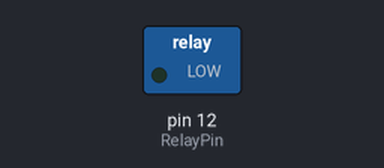
The sketch below on a simulated Arduino Uno, built with avr-gcc and run on an emulated ATmega328P. Parts: switched loads named in the sketch (green lamp = pin HIGH).

Above: at 2.5 s.
At 7.5 s:
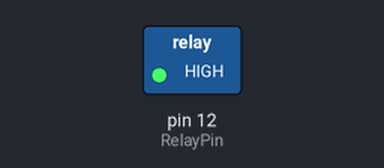
Timing chart, 0 to 13.0 s (numbered marks = the images above):
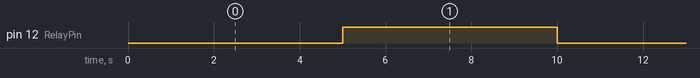

Measured:
- by itself, pin 12 (RelayPin): alternates HIGH for 5.0 s and LOW for 5.0 s

The sketch:

Relay_firstTry.ino
```cpp
#define RelayPin  12// 12 is the output pin from the Arduino


void setup() {

  // sets the pin as output
  pinMode(RelayPin,OUTPUT);


}

void loop() {

   //we have a electric magnet
   digitalWrite(RelayPin,LOW);

   delay(5000);

   //and now we don't
   digitalWrite(RelayPin,HIGH);

   delay(5000);


}
```
